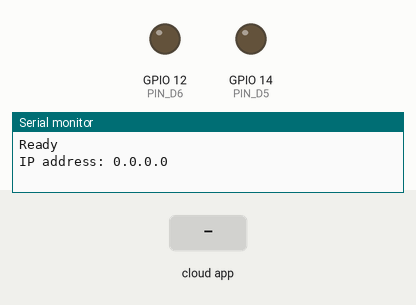
Recording of a sketch running on a simulated ESP8266 (NodeMCU). Shown: output pins drawn as LEDs (lit = HIGH), the last lines printed to the serial monitor. The inputs (shaded band) are chosen by the test bench. WiFi joins after 1.5 s; servers stay silent unless stated.

Above: at 6.2 s.
6.3 s: the phone or cloud app sets bSwitch_01 to 1
At 7.4 s:
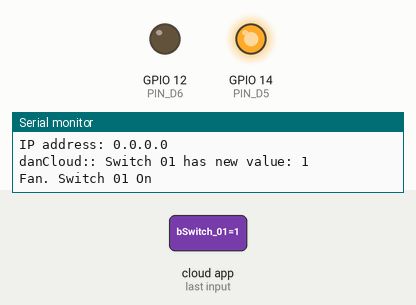
8.0 s: the phone or cloud app sets bSwitch_02 to 1
At 8.5 s:
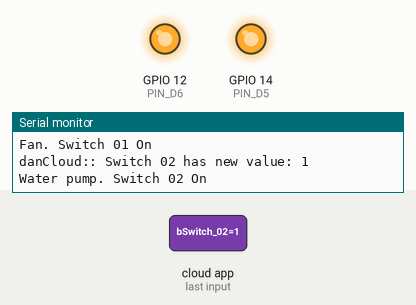
Timing chart, 0 to 34.5 s (numbered marks = the images above; inputs shaded):
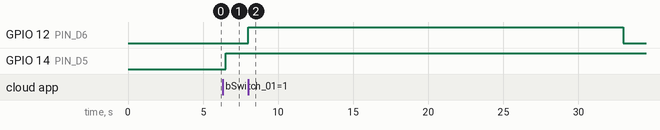

The sketch:

dandelion_ESP8266_IoT.ino
```cpp
#include "danLogic.h"
#include "danCloud.h"
#include "danOTA.h"

void setup() {
  Serial.begin(115200);
  delay(5000);

  danLogicSetup(); // danLogic.h

  OTA_init();  // danOTA.h Over The Air

  initProperties();                                  // Part of ArduinoCloud. Defined in danCloud.h
  ArduinoCloud.begin(ArduinoIoTPreferredConnection); // Connect to Arduino IoT Cloud

  setDebugMessageLevel(2);
  ArduinoCloud.printDebugInfo();
}

void loop() {
  ArduinoCloud.update();
  ArduinoOTA.handle();
  danLogicHandle();
}
```

danCloud.h
```cpp
#ifndef __DANCLOUD_H_
#define __DANCLOUD_H_
// DO NOT EDIT const and function's names = they are related to ArdouinoCloud.

#include <ArduinoIoTCloud.h>
#include <Arduino_ConnectionHandler.h>
#include "danLogic.h"
void danLogicSwitch01Changed(bool bSwitch); // Declared in danLogic.h
void danLogicSwitch02Changed(bool bSwitch); // Declared in danLogic.h

#define DEVENV
//#define PRODENV

#ifdef PRODENV
  const char DEVICE_LOGIN_NAME[]  = "95a1c895-884e-4467-8088-360a6ec8f577"; // PROD
  const char DEVICE_KEY[]  = "GPLKRBRHJ2PV2ZONLVH4";                        // PROD
#else
  const char DEVICE_LOGIN_NAME[] = "083aba52-a166-40e8-b3fe-1cc871d39316";  // DEV
  const char DEVICE_KEY[] = "PEQV0ZUIL4RDWCTT1I5Z";                         // DEV
#endif

const char SSID[] = "TP-Link_1160";  // Network SSID (name)
const char PASS[] = "41985465";      // Network password (use for WPA, or use as key for WEP)

void onChangeSwitch01();
void onChangeSwitch02();
void setSwitch01(bool b);
void setSwitch02(bool b);

bool bSwitch_01 = false; // Fan switcher
bool bSwitch_02 = false; // Water pump swithcher
String sStatus;

void initProperties(){
  ArduinoCloud.setBoardId(DEVICE_LOGIN_NAME);
  ArduinoCloud.setSecretDeviceKey(DEVICE_KEY);
  ArduinoCloud.addProperty(bSwitch_01, READWRITE, ON_CHANGE, onChangeSwitch01);
  ArduinoCloud.addProperty(bSwitch_02, READWRITE, ON_CHANGE, onChangeSwitch02);
  ArduinoCloud.addProperty(sStatus, READ, SECONDS, NULL);
}

WiFiConnectionHandler ArduinoIoTPreferredConnection(SSID, PASS);

// Fan == Switch 01 has been changed
void onChangeSwitch01() {
  Serial.print("danCloud:: Switch 01 has new value: ");
  Serial.println(bSwitch_01);

  danLogicSwitch01Changed(bSwitch_01);
}

// Water pump == Switch 02 has been changed
void onChangeSwitch02() {
  Serial.print("danCloud:: Switch 02 has new value: ");
  Serial.println(bSwitch_02);

  danLogicSwitch02Changed(bSwitch_02);
}

void setSwitch01(bool b) {
  bSwitch_01 = b;
}

void setSwitch02(bool b) {
  bSwitch_02 = b;
}

#endif 
```

danLogic.h
```cpp
#ifndef __DANLOGIC_H_
#define __DANLOGIC_H_

#include "danCloud.h"
#include "Adafruit_HTU21DF.h"

#define PIN_D5 14  // ESP8266 D5 is GPIO14. Fan switch
#define PIN_D6 12  // ESP8266 D6 is GPIO12. Water pump switch

int iHumidity = 0;
int iTemperature = 0;

const long lInterval = 60000;              // Updates HT readings every 60 seconds
const long lSwitch01_interval = 600000;    // Updates Switch 01 interval = 30 min
const long lSwitch01_run = 30000;          // Switch 01 switched on 30 sec
const long lSwitch02_interval = 28800000;  // Switch 02 work interval 8 h
const long lSwitch02_run = 25000;          // Switch 02 switched on 25 sec

unsigned long previousHMillis = 0;         // will store last time H was updated
unsigned long previousTMillis = 0;         // will store last time T was updated
unsigned long previousMillisSwitch01 = 0;
unsigned long previousMillisSwitch02 = 0;

String getReadableTime(unsigned long lMillis);

Adafruit_HTU21DF htSensor = Adafruit_HTU21DF();  // Humidity\Tempearature Sencor

void danLogicSetup() {
  pinMode(PIN_D5, OUTPUT);    // Initialise digital pin 14 as an output pin
  pinMode(PIN_D6, OUTPUT);    // Initialise digital pin 12 as an output pin

  digitalWrite(PIN_D5, LOW);  // Switch off in case of issues before restart
  digitalWrite(PIN_D6, LOW);
  digitalWrite(16, HIGH);

  if (!htSensor.begin()) {
    Serial.println("Couldn't find sensor!");
  }
}

void htSensorHandle() {
  unsigned long currentMillis = millis();
  if (currentMillis - previousTMillis >= lInterval) {

    previousTMillis = currentMillis;  // save the last time you updated the T value

    float newT = htSensor.readTemperature();
    delay(5);
    if (isnan(newT)) {  // if temperature read failed, don't change t value
      Serial.println("Failed to read Temperature from HT sensor!");
    } else {
      iTemperature = newT;

      Serial.print("Temerature: ");
      Serial.println(newT);
    }
  }

  if (currentMillis - previousHMillis >= lInterval) {

    previousHMillis = currentMillis;  // save the last time you updated the T value

    float newH = htSensor.readHumidity();
    delay(5);
    if (isnan(newH)) {  // if humidity read failed, don't change h value
      Serial.println("Failed to read humidity from HT sensor!");
    } else {
      iHumidity = newH;
      Serial.print("Humidity: ");
      Serial.println(newH);
    }
  }
}

// Swithch ON Fan at D5 every lSwitch01_interval for lSwitch01_run seconds
void switch01Handle() {
  unsigned long currentMillis = millis();
  if (currentMillis - previousMillisSwitch01 >= lSwitch01_interval) {
    previousMillisSwitch01 = currentMillis;
    Serial.println("Switch 01 On");
    digitalWrite(PIN_D5, HIGH);
    setSwitch01(true);
    delay(lSwitch01_run);
    digitalWrite(PIN_D5, LOW);
    Serial.println("Switch 01 Off");
    setSwitch01(false);
  }
}

void runPumpOnce() {
  Serial.println("Water pump. Switch 02 On");
  digitalWrite(PIN_D6, HIGH);
  setSwitch02(true);
  int iMills = millis();
  delay(lSwitch02_run);
  digitalWrite(PIN_D6, LOW);
  Serial.println(millis()-iMills);
  Serial.println("Water pump. Switch 02 Off");
  setSwitch02(false);
}

// Swithch on D6 for lSwitch02_run seconds
// Run water pump periodicaly
void switch02Handle() {
  unsigned long currentMillis = millis();
  if (currentMillis - previousMillisSwitch02 >= lSwitch02_interval) {
    previousMillisSwitch02 = currentMillis;
    runPumpOnce();
  }
}

void statusHandle() {
  unsigned long currentMillis = millis();
  String sToNextSwitch01 = getReadableTime( currentMillis - previousMillisSwitch01 );
  String sToNextSwitch02 = getReadableTime( currentMillis - previousMillisSwitch02 );
  sStatus = "Fan: " + sToNextSwitch01 + " WPump: " + sToNextSwitch02 + " Hum: " + iHumidity + " Tem: " + iTemperature;
}

void danLogicHandle() {
  htSensorHandle();  // HT Sensor
  switch01Handle();  // Fan switch handle. Job to run Fan every 30 sec
  switch02Handle();  // Water pump switch handle
  statusHandle();    // Put data to string for IoT
}

void danLogicSwitch01Changed(bool bSwitch) {
  if (bSwitch) {
    Serial.println("Fan. Switch 01 On");
    digitalWrite(PIN_D5, HIGH);
  } else {
    Serial.println("Fan. Switch 01 Off");
    digitalWrite(PIN_D5, LOW);
  }
}

void danLogicSwitch02Changed(bool bSwitch) {
  if(bSwitch)
    runPumpOnce(); // It runs once to avoid issues with overload. Just to keep this action on the AndroidCloud
}

String getReadableTime(unsigned long lMillis) {
  String sReadableTime;
  unsigned long seconds;
  unsigned long minutes;
  unsigned long hours;
  unsigned long days;

  seconds = lMillis / 1000;
  minutes = seconds / 60;
  hours = minutes / 60;
  days = hours / 24;
  lMillis %= 1000;
  seconds %= 60;
  minutes %= 60;
  hours %= 24;

  if (days > 0) {
    sReadableTime = String(days) + " ";
  }

  if (hours > 0) {
    sReadableTime += String(hours) + ":";
  }

  if (minutes < 10) {
    sReadableTime += "0";
  }
  sReadableTime += String(minutes) + ":";

  if (seconds < 10) {
    sReadableTime += "0";
  }
  sReadableTime += String(seconds);

  return sReadableTime;
}

#endif
```

danOTA.h
```cpp
#ifndef __DANOTA_H_
#define __DANOTA_H_

// OTA == Over The Air

#include <ArduinoOTA.h>

void OTA_init() {
  // Hostname defaults to esp8266-[ChipID]
  ArduinoOTA.setHostname("danEsp8266");

  // No authentication by default
  ArduinoOTA.setPassword("admin");
  //ArduinoOTA.setPassword("");

  // Password can be set with it's md5 value as well
  // MD5(admin) = 21232f297a57a5a743894a0e4a801fc3
  // ArduinoOTA.setPasswordHash("21232f297a57a5a743894a0e4a801fc3");

  ArduinoOTA.onStart([]() {
    String type;
    if (ArduinoOTA.getCommand() == U_FLASH)
      type = "sketch";
    else  // U_SPIFFS
      type = "filesystem";

    // NOTE: if updating SPIFFS this would be the place to unmount SPIFFS using SPIFFS.end()
    Serial.println("Start updating " + type);
  });
  ArduinoOTA.onEnd([]() {
    Serial.println("\nEnd");
  });
  ArduinoOTA.onProgress([](unsigned int progress, unsigned int total) {
    Serial.printf("Progress: %u%%\r", (progress / (total / 100)));
  });
  ArduinoOTA.onError([](ota_error_t error) {
    Serial.printf("Error[%u]: ", error);
    if (error == OTA_AUTH_ERROR) Serial.println("Auth Failed");
    else if (error == OTA_BEGIN_ERROR) Serial.println("Begin Failed");
    else if (error == OTA_CONNECT_ERROR) Serial.println("Connect Failed");
    else if (error == OTA_RECEIVE_ERROR) Serial.println("Receive Failed");
    else if (error == OTA_END_ERROR) Serial.println("End Failed");
  });
  ArduinoOTA.begin();
  Serial.println("Ready");
  Serial.print("IP address: ");
  Serial.println(WiFi.localIP());
}

#endif
```

Measured:
- after the input at 6.3 s, GPIO 14 (PIN_D5): LOW → HIGH after 0.20 s
- after the input at 8.0 s, GPIO 12 (PIN_D6): LOW → HIGH at once, → LOW 25.0 s later
